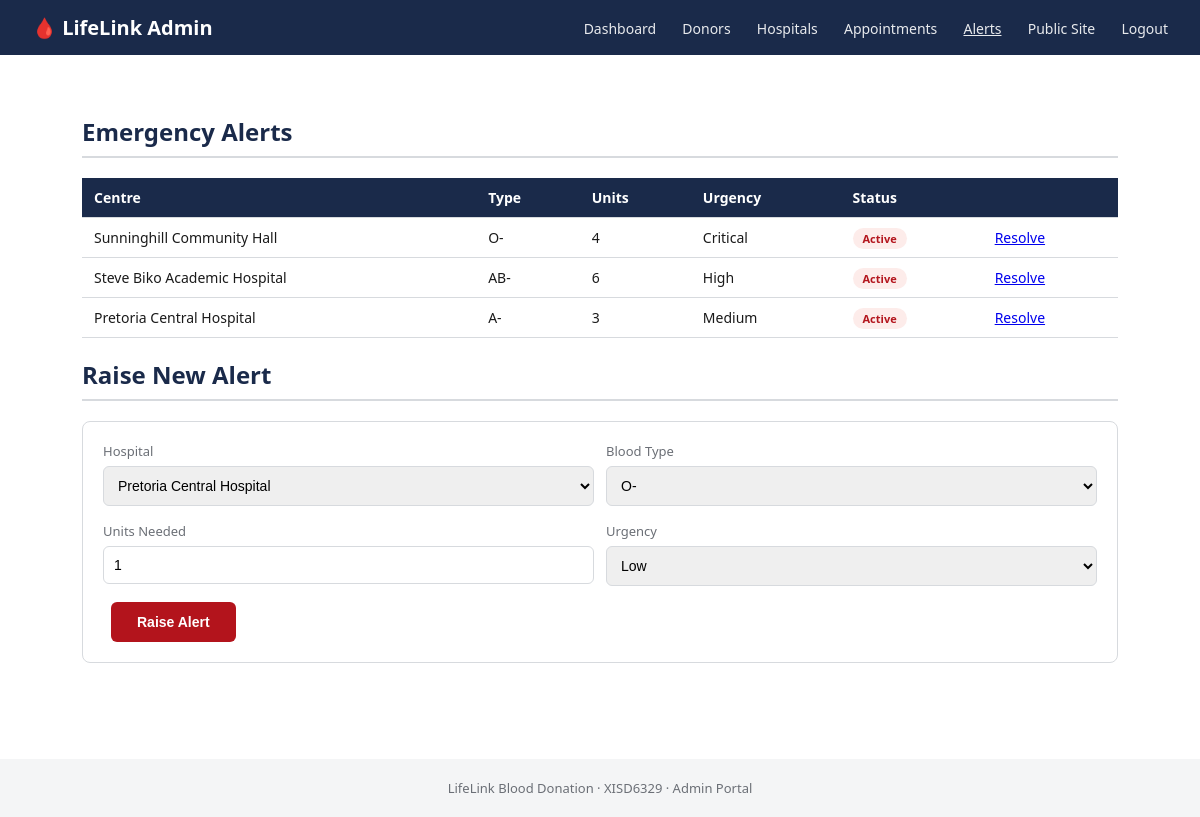
/admin/alerts.php (signed in), run on the app's committed database.
### tables this page shows
CREATE TABLE alerts (
  alert_id INT AUTO_INCREMENT PRIMARY KEY,
  hospital_id INT NOT NULL,
  blood_type_id INT NOT NULL,
  units_needed INT NOT NULL,
  urgency_level VARCHAR(20) NOT NULL DEFAULT 'Medium',  
  status VARCHAR(20) NOT NULL DEFAULT 'Active',  
  alerted_at TIMESTAMP NOT NULL DEFAULT CURRENT_TIMESTAMP,
  FOREIGN KEY (hospital_id) REFERENCES hospitals(hospital_id),
  FOREIGN KEY (blood_type_id) REFERENCES blood_types(blood_type_id)
);

CREATE TABLE hospitals (
  hospital_id INT AUTO_INCREMENT PRIMARY KEY,
  hospital_name VARCHAR(150) NOT NULL,
  address VARCHAR(255) NOT NULL,
  latitude DECIMAL(10,6),
  longitude DECIMAL(10,6),
  contact_email VARCHAR(150),
  contact_phone VARCHAR(30),
  operating_hours VARCHAR(100),
  is_approved TINYINT(1) NOT NULL DEFAULT 1
);

CREATE TABLE blood_types (
  blood_type_id INT AUTO_INCREMENT PRIMARY KEY,
  code VARCHAR(5) NOT NULL UNIQUE
);

### admin/alerts.php (the view, shortened to what this page needs)
<?php
$pdo = db();
$hospitals = $pdo->query("SELECT hospital_id, hospital_name FROM hospitals ORDER BY hospital_name")->fetchAll();
$bloodTypes = $pdo->query("SELECT blood_type_id, code FROM blood_types ORDER BY blood_type_id")->fetchAll();
$alerts = $pdo->query(
    "SELECT al.alert_id, h.hospital_name, bt.code, al.units_needed, al.urgency_level, al.status, al.alerted_at
     FROM alerts al JOIN hospitals h ON h.hospital_id = al.hospital_id JOIN blood_types bt ON bt.blood_type_id = al.blood_type_id
     ORDER BY al.status = 'Active' DESC, al.alerted_at DESC"
)->fetchAll();
include __DIR__ . '/../includes/admin_header.php';
?>
  <div class="section">
    <h2>Emergency Alerts</h2>
    <table>
      <tr><th>Centre</th><th>Type</th><th>Units</th><th>Urgency</th><th>Status</th><th></th></tr>
      <?php foreach ($alerts as $a): ?>
        <tr>
          <td><?= htmlspecialchars($a['hospital_name']) ?></td>
          <td><?= htmlspecialchars($a['code']) ?></td>
          <td><?= (int)$a['units_needed'] ?></td>
          <td><?= htmlspecialchars($a['urgency_level']) ?></td>
          <td><span class="badge <?= $a['status'] === 'Active' ? '' : 'badge-completed' ?>" style="<?= $a['status'] === 'Active' ? 'background:#fdecea;color:#b3141c;' : '' ?>"><?= htmlspecialchars($a['status']) ?></span></td>
          <td><?php if ($a['status'] === 'Active'): ?><a href="alerts.php?resolve=<?= $a['alert_id'] ?>">Resolve</a><?php else: ?>—<?php endif; ?></td>
        </tr>
      <?php endforeach; ?>
    </table>
    <h2>Raise New Alert</h2>
    <form action="alerts.php" method="post" class="card">
      <div style="display:flex; gap:12px;">
        <div class="form-group" style="flex:1;">
          <label>Hospital</label>
          <select name="hospital_id" required>
            <?php foreach ($hospitals as $h): ?><option value="<?= $h['hospital_id'] ?>"><?= htmlspecialchars($h['hospital_name']) ?></option><?php endforeach; ?>
          </select>
        </div>
        <div class="form-group" style="flex:1;">
          <label>Blood Type</label>
          <select name="blood_type_id" required>
            <?php foreach ($bloodTypes as $bt): ?><option value="<?= $bt['blood_type_id'] ?>"><?= htmlspecialchars($bt['code']) ?></option><?php endforeach; ?>
          </select>
        </div>
      </div>
      <div style="display:flex; gap:12px;">
        <div class="form-group" style="flex:1;">
          <label>Units Needed</label>
          <input type="number" name="units_needed" min="1" value="1" required>
        </div>
        <div class="form-group" style="flex:1;">
          <label>Urgency</label>
          <select name="urgency_level">
            <option>Low</option><option>Medium</option><option>High</option><option>Critical</option>
          </select>
        </div>
      </div>
      <button type="submit" class="btn btn-primary">Raise Alert</button>
    </form>
  </div>
<?php include __DIR__ . '/../includes/admin_footer.php'; ?>

### assets/css/style.css (style rules this page uses)
:root { --navy: #1a2a4a; --red: #b3141c; --light: #f4f5f6; --grey: #6b6f76; --border: #d7dade; }
* { box-sizing: border-box; }
body { margin: 0; font-family: "Segoe UI", Arial, sans-serif; color: #1a1a1a; background: #ffffff; }
.btn { display: inline-block; padding: 12px 26px; border-radius: 6px; font-weight: 600; text-decoration: none; margin: 0 8px; cursor: pointer; border: none; font-size: 14px; }
.btn-primary { background: var(--red); color: #fff; }
.section { padding: 40px 32px; max-width: 1100px; margin: 0 auto; }
.section h2 { color: var(--navy); border-bottom: 2px solid var(--border); padding-bottom: 8px; }
.card { border: 1px solid var(--border); border-radius: 8px; padding: 20px; margin-bottom: 16px; }
.form-group { margin-bottom: 16px; }
.form-group label { display: block; font-size: 13px; margin-bottom: 6px; color: var(--grey); }
.form-group input, .form-group select { width: 100%; padding: 10px; border: 1px solid var(--border); border-radius: 6px; font-size: 14px; }
.badge { padding: 3px 10px; border-radius: 12px; font-size: 11px; font-weight: 600; }
table { width: 100%; border-collapse: collapse; margin-top: 10px; }
th, td { text-align: left; padding: 10px 12px; border-bottom: 1px solid var(--border); font-size: 14px; }
th { background: var(--navy); color: #fff; }

### data on the page
alerts: hospital.hospital_name "Sunninghill Community Hall", blood_type.code "O-", units_needed "4", urgency_level "Critical", status "Active"
alerts: hospital.hospital_name "Steve Biko Academic Hospital", blood_type.code "AB-", units_needed "6", urgency_level "High", status "Active"
alerts: hospital.hospital_name "Pretoria Central Hospital", blood_type.code "A-", units_needed "3", urgency_level "Medium", status "Active"

### other printed values
form field hospital_id "Pretoria Central Hospital"
form field blood_type_id "O-"
